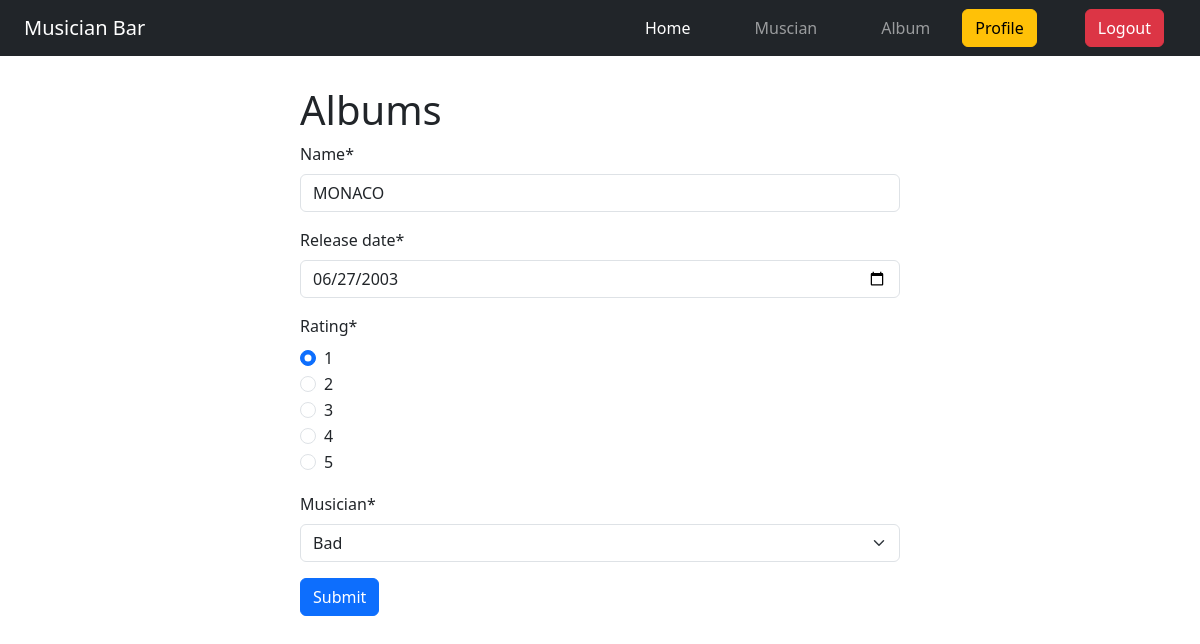
Screenshot of /edit/7 (signed in) with the database file from the repository.
### album/models.py (models this page shows, shortened)
class Album(models.Model):
    name = models.CharField(max_length=70)
    release_date = models.DateField()
    Rating = models.IntegerField()
    musician = models.ForeignKey(Musician,on_delete=models.CASCADE)

### album/views.py (the view)
# urls.py: path('edit/<int:id>',views.edit, name='edit'),
def edit(request,id):
    if request.user.is_authenticated:
        post = models.Album.objects.get(pk=id)
        post_form = forms.AlbumForm(instance=post)
        if request.method == 'POST':
            post_form = forms.AlbumForm(request.POST, instance=post)
            if post_form.is_valid():
                post_form.save()
                return redirect('home')
        return render(request, 'album.html', {'form': post_form})
    else:
        return redirect('home')

### album/forms.py
class AlbumForm(forms.ModelForm):
    Rating = forms.RadioSelect(choices=numbers)
    class Meta:
        model = Album
        fields = '__all__'
        widgets ={
            'release_date': forms.DateInput(attrs={'type':'date'}),
            'Rating' : forms.RadioSelect(choices=numbers),
        }

### musician/models.py (called while the page is built)
    def __str__(self):
        return self.first_name

### album/templates/album.html (shortened to what this page needs)
{% extends "base.html" %}
{% load crispy_forms_tags %}
{% block content %}
<form style="width:50%;margin:auto;margin-top:30px" method='post'>
    <h1>Albums</h1>
    {{form|crispy}}
    <button class="btn btn-primary">Submit</button>
    </form>
{% endblock content %}

### rows the page displays
Album: name "MONACO", release_date "06/27/2003", Rating "☑ 1 ☐ 2 ☐ 3 ☐ 4 ☐ 5", musician "Bad"
